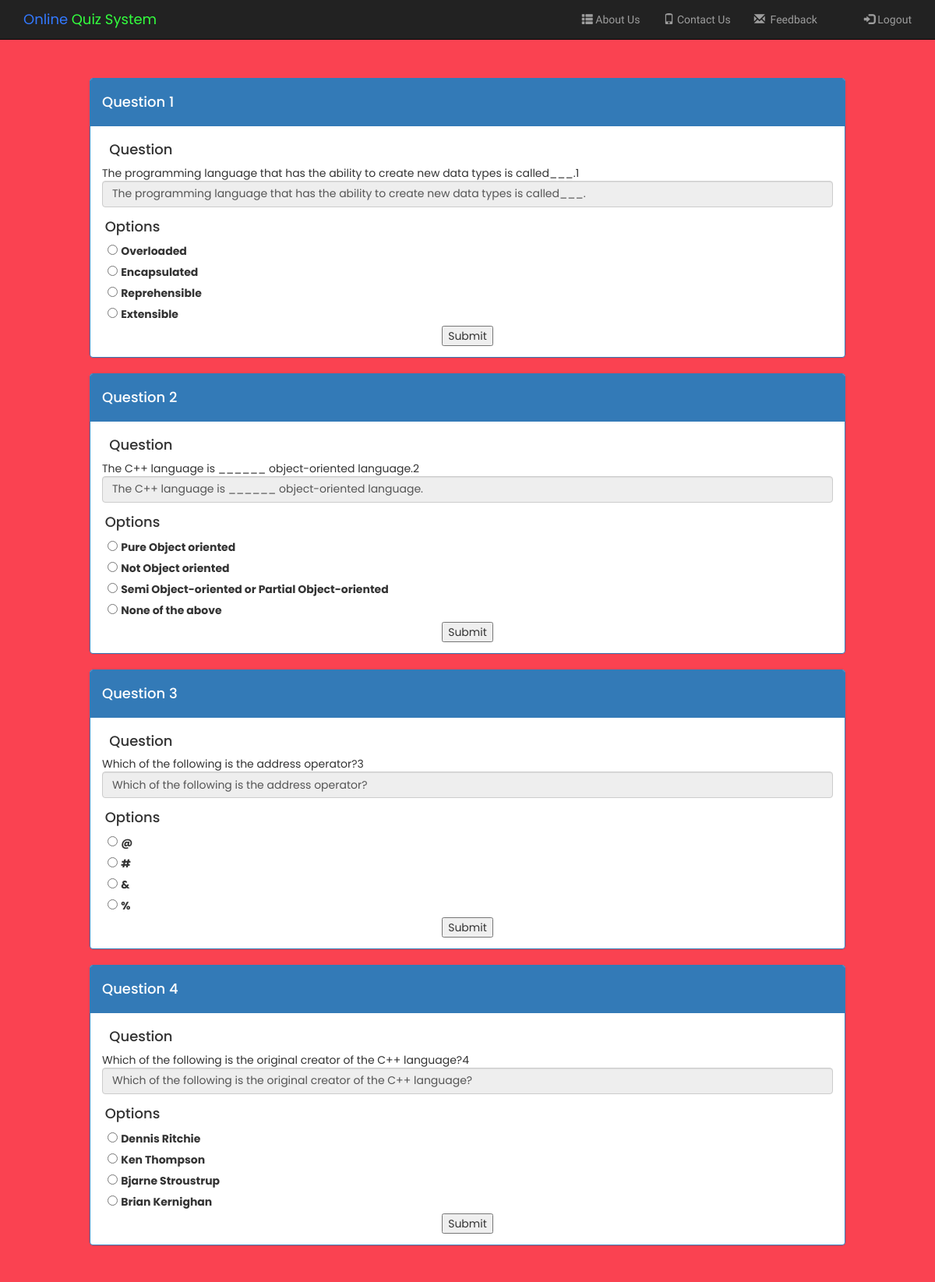
/try.php?id=24, run on an earlier commit of the app's database.
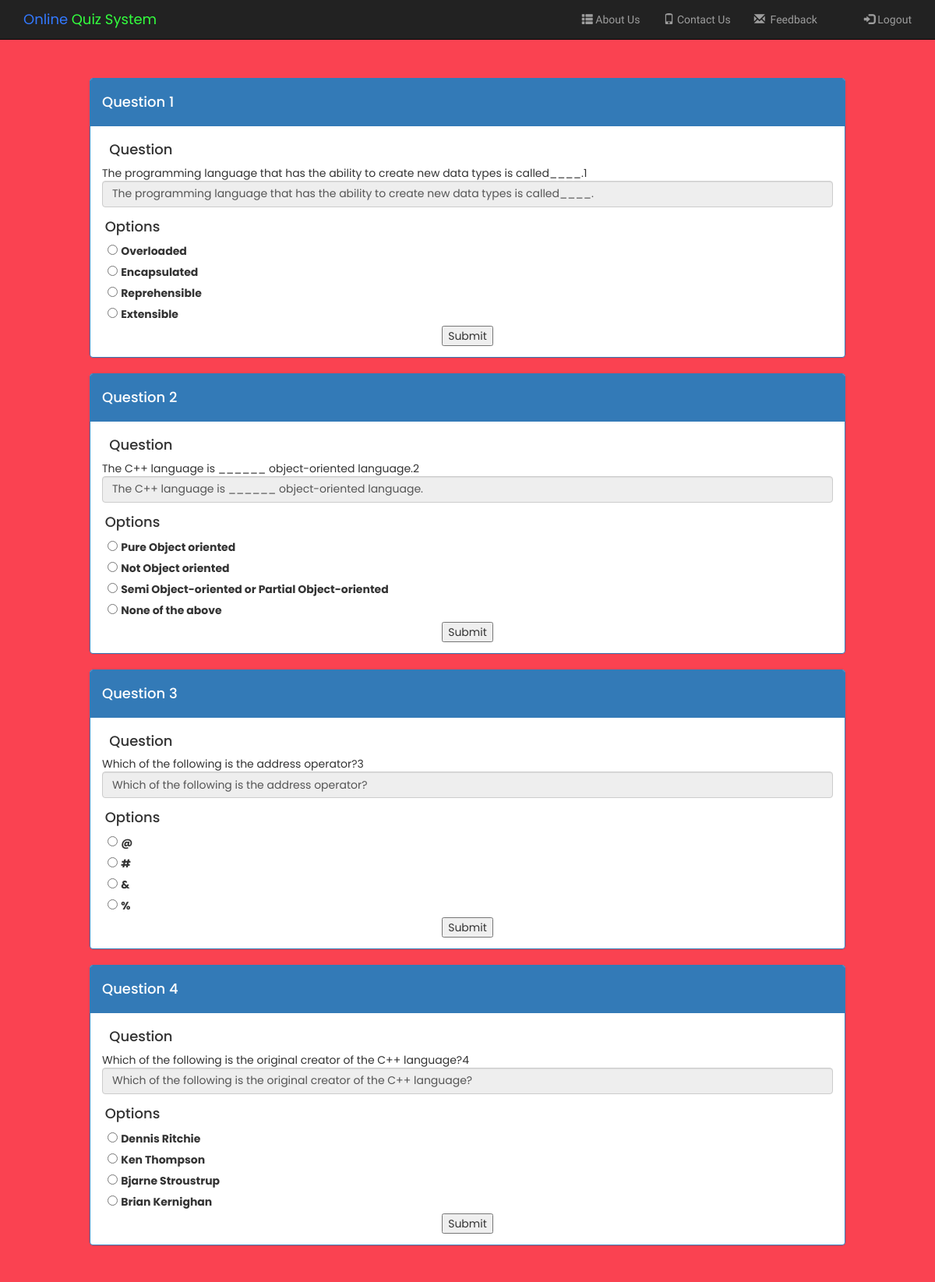
And on a later commit of the database.
### tables this page shows
CREATE TABLE `questions` (
  `id` int(255) NOT NULL,
  `question_id` int(255) NOT NULL,
  `question_name` varchar(1000) NOT NULL,
  `quiz_id` int(255) NOT NULL,
  `quiz_name` varchar(1000) NOT NULL,
  `option1` varchar(1000) NOT NULL,
  `option2` varchar(1000) NOT NULL,
  `option3` varchar(1000) DEFAULT NULL,
  `option4` varchar(1000) DEFAULT NULL,
  `answer_name` varchar(1000) NOT NULL,
  `userans` text NOT NULL
);

CREATE TABLE `quiz` (
  `quiz_id` int(255) NOT NULL,
  `quiz_name` varchar(255) NOT NULL,
  `subject_id` int(255) NOT NULL,
  `subject_name` varchar(255) NOT NULL,
  `course_id` int(255) NOT NULL,
  `course_name` varchar(255) NOT NULL,
  `NOQ` int(255) NOT NULL,
  `teacher_id` int(255) NOT NULL,
  `name` varchar(255) NOT NULL
);

### try.php (the view, shortened to what this page needs)
<?php
require("includes/common.php");
?>
<html>
<head>
    <link rel="stylesheet" href="https://maxcdn.bootstrapcdn.com/bootstrap/3.3.7/css/bootstrap.min.css">
    <link rel="stylesheet" href="style.css">
</head>
<body>
    <?php
    include 'includes/user_header.php';
    $quiz_id = $_GET["id"];
    $qu = "SELECT NOQ FROM quiz WHERE quiz_id=$quiz_id";
    $res = mysqli_query($con, $qu) or die(mysqli_error($con));
    $a = mysqli_fetch_array($res);
    $NOQ = $a["NOQ"];
    if ($NOQ == 0) {
        echo "<center><h2><br><br><br><br><br>There isn't any Questions in this Quiz yet.</h2></center>";
    } else {
    ?>
        <div class="ban">
            <br><br><br><br><br>
            <div class="container-fluid" id="content">
                <div class="row ">
                    <div class="col-lg-10 col-lg-offset-1 col-md-10 col-md-offset-1">
                        <?php
                        $que = "SELECT * FROM questions WHERE quiz_id=$quiz_id";
                        $res = mysqli_query($con, $que) or die(mysqli_error($con));
                        $n = 1;
                        while ($row = mysqli_fetch_array($res)) {
                        ?>
                            <div class="panel panel-primary" style="font-family:'Poppins'">
                                <div class="panel-heading">
                                    <h4>Question <?php echo $n; ?></h4>
                                </div>
                                <form method="post" class="form">
                                    <div class="form-group col-sm-12">
                                        <h4>&nbsp;&nbsp;Question</h4>
                                        <?php $question_name = $row["question_name"];
                                        $question_id = $row["question_id"];
                                        echo $question_name;
                                        echo $question_id;
                                        ?>
                                        <input class="form-control" name="question_name" value="<?php echo $row["question_name"]; ?>" readonly>
                                    </div>
                                    <h4>&nbsp;&nbsp;&nbsp;&nbsp;Options</h4>
                                    &nbsp;&nbsp;&nbsp;&nbsp;&nbsp;&nbsp;<input type="radio" id="option1" name="submitted_option" value="option1">
                                    <label for="option1"><?php echo $row["option1"]; ?></label><br>
                                    &nbsp;&nbsp;&nbsp;&nbsp;&nbsp;&nbsp;<input type="radio" id="option2" name="submitted_option" value="option2">
                                    <label for="option2"><?php echo $row["option2"]; ?></label><br>
                                    &nbsp;&nbsp;&nbsp;&nbsp;&nbsp;&nbsp;<input type="radio" id="option3" name="submitted_option" value="option3">
                                    <label for="option3"><?php echo $row["option3"]; ?></label><br>
                                    &nbsp;&nbsp;&nbsp;&nbsp;&nbsp;&nbsp;<input type="radio" id="option4" name="submitted_option" value="option4">
                                    <label for="option4"><?php echo $row["option4"]; ?></label>
                                    <center>
                                        <button type="submit" name="submit">Submit</button>
                                    </center>
                                </form>
                            </div>
                        <?php
                            $n++;
                        }
                        ?>
                    </div>
                </div>
            <?php
        }
            ?>
            </div>
            <br><br><br><br><br><br><br><br><br><br><br><br><br><br><br><br><br>
        </div>
</body>
</html>

What changed in the data, as far as the page shows it:
changed questions "Overloaded": question_name "The programming language that has the ability to create new data types is called___." → "The programming language that has the ability to create new data types is called____."
